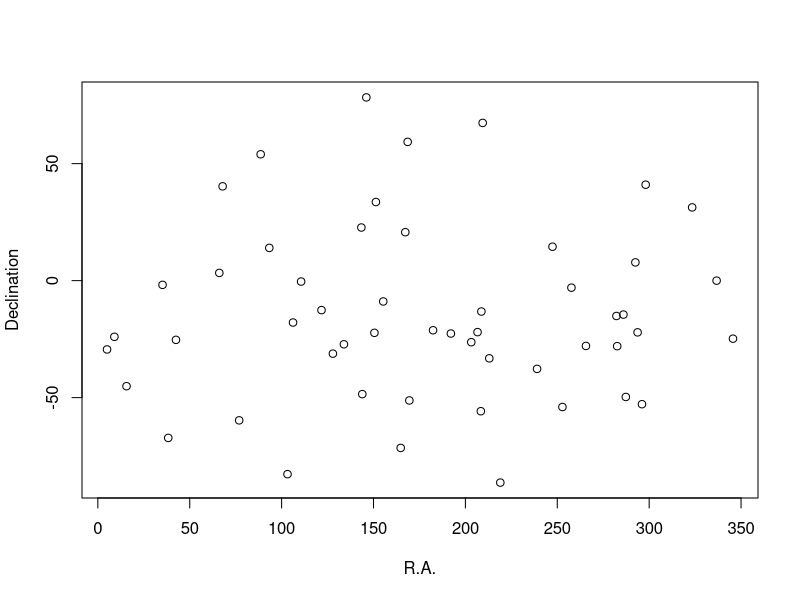

Reproduce this figure in R.
print('holii')
#Parte A
setwd("C:/Users/Rafael/Archivos/Universidad/Ciencias/Fisica/TecnicasBazo/Tarea1/")
getwd()
data<-read.table("NuAstro_4yr_IceCube_Data.txt")
#Parte B
print("Hay errores en la fuente")
print(data[30:36,])
print("Se eliminan los datos incompletos")
data<-data[complete.cases(data),]  ##Eliminar los datos incompletos
data[30:36,]
#Parte C
y<-summary(data$V9)
str(y)
tll<-names(y)[y>1]
show<-data[data$V9==tll[1],]
trck<-data[data$V9==tll[2],]
print("Los eventos tipo track")
trck
print("Los eventos tipo shower")
show
trck2<-as.numeric(as.character(trck$V8))
show2<-as.numeric(as.character(show$V8))
med<-function(x) {sum(x)/length(x)}
print("La media de los tracks es")
mean(trck2)
med(trck2)
print("La media de los showers es")
mean(show2)
med(show2)
#Parte D
dum<-data$V5[2:length(data$V5)]
z<-as.numeric(as.character(dum))*24*3600
date<-function(x){as.POSIXct('1858-11-17',tz='UTC')+x}
#Parte E
V10<-append("GMT",as.character(date(z)))
V11<-append("posix",date(z))
data2<-cbind(data,V10,V11)
print(data2)
#Parte F
mm<-function(x){
  if(x==1)return("Enero")
  else if(x==2)return("Febrero")
  else if(x==3)return("Marzo")
  else if(x==4)return("Abril")
  else if(x==5)return("Mayo")
  else if(x==6)return("Junio")
  else if(x==7)return("Julio")
  else if(x==8)return("Agosto")
  else if(x==9)return("Setiembre")
  else if(x==10)return("Octubre")
  else if(x==11)return("Noviembre")
  else if(x==12)return("Diciembre")
}
evt_month<-function(dat,mes){
  dum<-dat$V5[2:length(dat$V5)]
  z<-as.numeric(as.character(dum))*24*3600
  d2<-as.POSIXlt(date(z))$mon
  d3<-as.POSIXlt(date(z))$year+1900
  d3<-d3[d2==mes-1]
  print("Eventos para el mes")
  print(mm(mes))
  print(table(d3))
  tr<-as.numeric(table(as.POSIXlt(date(z))$mon))
  tr<-(as.numeric(names(table(as.POSIXlt(date(z))$mon)))+1)[tr==max(tr)]
  print("")
  print("El mes con mayor numero de eventos es:")
  print(mm(tr))
  return(table(d3))
}
#dum<-readline("Cual mes desea analizar")
evs<-evt_month(data2,3)
#Parte G
print("Grafico de la distribucion de eventos")
plot(xy.coords(as.numeric(as.character(data2[2:53,7])),as.numeric(as.character(data2[2:53,6]))),xlab = "R.A.",ylab = "Declination")